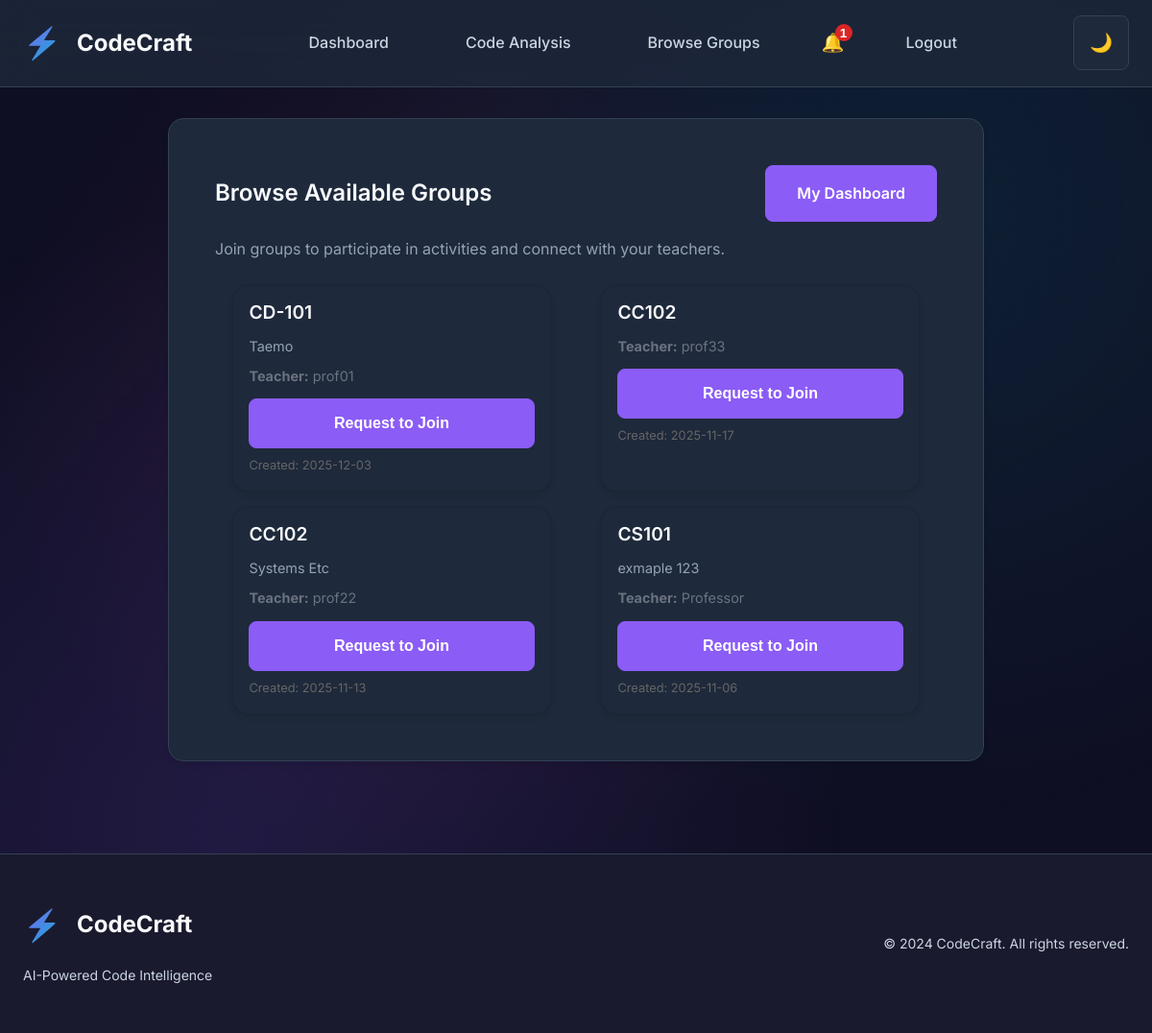
The app's page /browse_groups (signed in) with its own data.
### tables this page shows
CREATE TABLE groups (
                id INTEGER PRIMARY KEY AUTOINCREMENT,
                name TEXT NOT NULL,
                description TEXT,
                teacher_id INTEGER NOT NULL,
                created_at TEXT NOT NULL,
                is_active INTEGER NOT NULL DEFAULT 1,
                FOREIGN KEY(teacher_id) REFERENCES users(id)
            );

CREATE TABLE users (
                id INTEGER PRIMARY KEY AUTOINCREMENT,
                username TEXT UNIQUE NOT NULL,
                password_hash TEXT NOT NULL,
                created_at TEXT NOT NULL,
                is_admin INTEGER NOT NULL DEFAULT 0,
                is_approved INTEGER NOT NULL DEFAULT 0,
                reset_requested INTEGER NOT NULL DEFAULT 0,
                role TEXT NOT NULL DEFAULT 'student'
            , verification_token TEXT, google_id TEXT, avatar TEXT, verification_code_expires TEXT);

### app.py (the view)
@app.route('/browse_groups')
@student_required
def browse_groups():
    if not g.user:
        flash('Please log in to continue.', 'warning')
        return redirect(url_for('login'))
    groups = get_available_groups_for_student(app.config['DATABASE'], g.user['id'])
    return render_template('browse_groups.html', groups=groups)

### app.py (called while the page is built)
@app.before_request
def load_logged_in_user():
    g.user = None
    if 'user_id' in session:
        g.user = get_user_by_username(app.config['DATABASE'], session['user_id'])

def student_required(view_func):
    @wraps(view_func)
    def wrapped(*args, **kwargs):
        if not g.user:
            flash('Please log in to continue.', 'warning')
            return redirect(url_for('login'))
        if g.user.get('role') not in ['student', 'teacher', 'admin']:
            flash('Student access required.', 'error')
            return redirect(url_for('dashboard'))
        return view_func(*args, **kwargs)
    return wrapped

### models.py (called while the page is built)
def _connect(db_path: str) -> sqlite3.Connection:
    conn = sqlite3.connect(db_path)
    conn.row_factory = sqlite3.Row
    return conn

def get_user_by_username(db_path: str, username: str) -> Optional[Dict[str, Any]]:
    conn = _connect(db_path)
    try:
        cur = conn.execute("SELECT * FROM users WHERE username = ?", (username,))
        row = cur.fetchone()
        return dict(row) if row else None
    finally:
        conn.close()

### templates/browse_groups.html (shortened to what this page needs)
{% extends 'base.html' %}
{% block content %}
<section class="card" style="max-width: 1200px; margin: 0 auto;">
	<div style="display:flex; justify-content: space-between; align-items: center; margin-bottom: 16px;">
		<h2 style="margin:0;">Browse Available Groups</h2>
		<div style="display:flex; gap: 8px;">
			<a href="{{ url_for('student_dashboard') }}" class="button">My Dashboard</a>
		</div>
	</div>
	<p class="muted" style="margin-top: 0;">Join groups to participate in activities and connect with your teachers.</p>
	{% if groups %}
	<div style="display: grid; grid-template-columns: repeat(auto-fill, minmax(300px, 1fr)); gap: 16px; margin-top: 20px;">
		{% for group in groups %}
		<div class="card" style="padding: 16px; border: 1px solid rgba(0,0,0,0.1);">
			<div style="display: flex; justify-content: space-between; align-items: start; margin-bottom: 12px;">
				<h3 style="margin: 0; font-size: 1.2em;">{{ group.name }}</h3>
			</div>
			{% if group.description %}
			<p class="muted" style="margin: 8px 0; font-size: 0.9em;">{{ group.description }}</p>
			{% endif %}
			<div style="margin: 8px 0; font-size: 0.9em; color: #6b7280;">
				<strong>Teacher:</strong> {{ group.teacher_username }}
			</div>
			{% if group.membership_status %}
				{% if group.membership_status == 'approved' %}
				<div style="margin: 12px 0;">
					<span class="badge" style="background: #16a34a; color: white;">✓ Member</span>
				</div>
				<div style="display: flex; gap: 8px; margin-top: 12px;">
					<a href="{{ url_for('view_group', group_id=group.id) }}" class="button" style="flex: 1;">View Group</a>
				</div>
				{% elif group.membership_status == 'pending' %}
				<div style="margin: 12px 0;">
					<span class="badge" style="background: #f59e0b; color: white;">⏳ Pending Approval</span>
				</div>
				<div style="display: flex; gap: 8px; margin-top: 12px;">
					<span style="font-size: 0.9em; color: #666; margin: auto;">Waiting for teacher approval</span>
				</div>
				{% endif %}
			{% else %}
			<div style="display: flex; gap: 8px; margin-top: 12px;">
				<form method="POST" action="{{ url_for('join_group_route', group_id=group.id) }}" style="flex: 1;">
					<button type="submit" class="button" style="width: 100%;">Request to Join</button>
				</form>
			</div>
			{% endif %}
			<div style="margin-top: 8px; font-size: 0.8em; color: #666;">
				Created: {{ group.created_at[:10] }}
			</div>
		</div>
		{% endfor %}
	</div>
	{% else %}
	<div style="text-align: center; padding: 40px; color: #666;">
		<h3>No Groups Available</h3>
		<p>There are currently no active groups available to join. Check back later!</p>
	</div>
	{% endif %}
</section>
{% endblock %}

### static/style.css (style rules this page uses)
* { margin: 0; padding: 0; box-sizing: border-box; }
:root { --primary-purple: #8b5cf6; --primary-dark: #7c3aed; --primary-light: #a78bfa; --accent-purple: #c084fc; --accent-blue: #06b6d4; --accent-pink: #ec4899; --bg-primary: #0f0f23; --bg-secondary: #1a1a2e; --bg-tertiary: #16213e; --bg-surface: #1e293b; --bg-surface-hover: #334155; --text-primary: #f8fafc; --text-secondary: #cbd5e1; --text-muted: #94a3b8; --text-on-accent: #ffffff; --border-color: #334155; --border-light: #475569; --success: #10b981; --warning: #f59e0b; --error: #ef4444; --info: #3b82f6; --shadow-sm: 0 1px 2px 0 rgba(0, 0, 0, 0.05); --shadow-md: 0 4px 6px -1px rgba(0, 0, 0, 0.1); --shadow-lg: 0 10px 15px -3px rgba(0, 0, 0, 0.1); --shadow-xl: 0 20px 25px -5px rgba(0, 0, 0, 0.1); --shadow-purple: 0 0 20px rgba(139, 92, 246, 0.3); --spacing-xs: 0.5rem; --spacing-sm: 1rem; --spacing-md: 1.5rem; --spacing-lg: 2rem; --spacing-xl: 3rem; --spacing-2xl: 4rem; --radius-sm: 0.375rem; --radius-md: 0.5rem; --radius-lg: 0.75rem; --radius-xl: 1rem; --radius-2xl: 1.5rem; }
body { font-family: 'Inter', -apple-system, BlinkMacSystemFont, 'Segoe UI', Roboto, sans-serif; background: var(--bg-primary); color: var(--text-primary); line-height: 1.6; overflow-x: hidden; }
h1, h2, h3, h4, h5, h6 { font-weight: 600; line-height: 1.2; margin-bottom: var(--spacing-md); }
h2 { font-size: 2rem; max-width: 90%; margin: 0 auto; text-align: center; }
h3 { font-size: 1.5rem; }
p { margin-bottom: var(--spacing-md); color: var(--text-secondary); }
.button { display: inline-flex; align-items: center; justify-content: center; padding: var(--spacing-sm) var(--spacing-lg); border: none; border-radius: var(--radius-md); font-weight: 600; text-decoration: none; cursor: pointer; transition: all 0.2s ease; font-size: 1rem; gap: var(--spacing-sm); background: var(--primary-purple); color: white; border: 1px solid var(--primary-purple); }
.card { background: var(--bg-surface); border: 1px solid var(--border-color); border-radius: var(--radius-xl); padding: var(--spacing-xl); box-shadow: var(--shadow-md); width: 850px; max-width: 90%; margin: 0 auto; }
.card h2 { color: var(--text-primary); margin-bottom: var(--spacing-lg); font-size: 1.5rem; }
.muted { color: var(--text-muted); }

### records on screen
groups: name "CD-101", description "Taemo", teacher_username "prof01", created_at "2025-12-03"
groups: name "CC102", teacher_username "prof33", created_at "2025-11-17"
groups: name "CC102", description "Systems Etc", teacher_username "prof22", created_at "2025-11-13"
groups: name "CS101", description "exmaple 123", teacher_username "Professor", created_at "2025-11-06"
